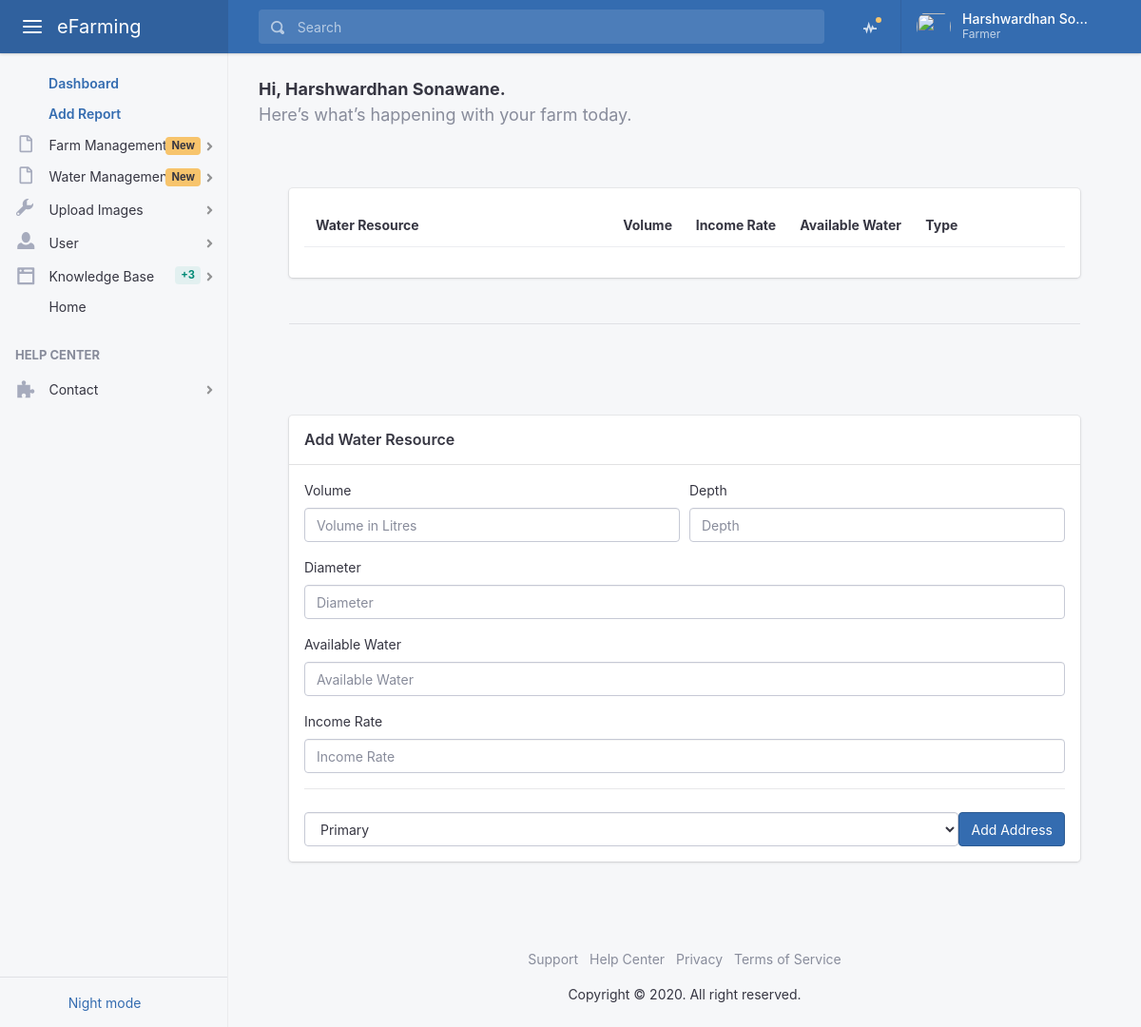
The app's page /user/add/water/resource/ (signed in), older data.
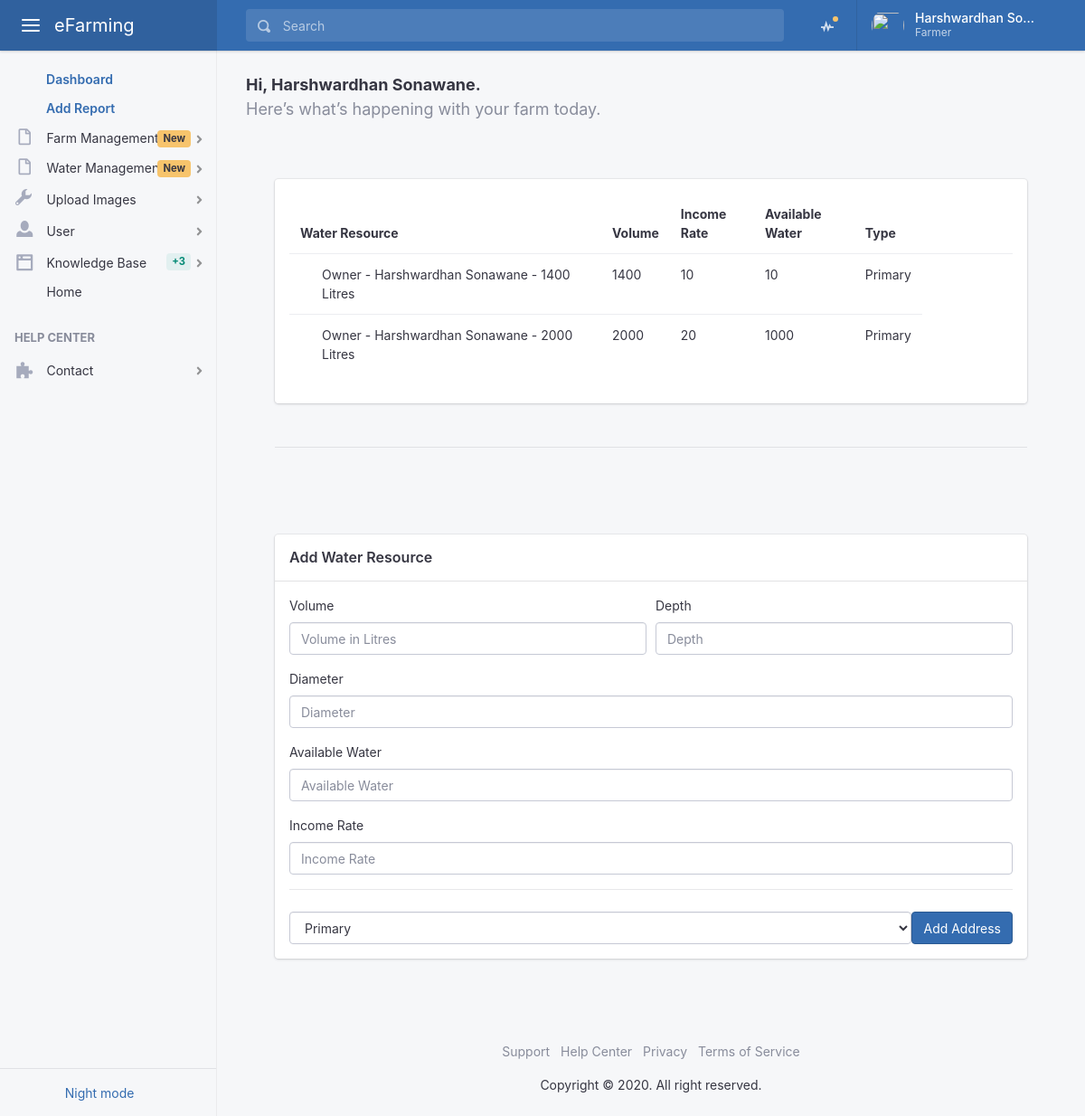
The same page, newer data.
### farm/models.py (models this page shows)
class WaterResource(models.Model):
    PRIMARY = 1
    SECONDARY = 2
    TYPE_CHOICES = (
        (PRIMARY, 'Primary'),
        (SECONDARY, 'Secondary'),
    )
    owner           = models.ForeignKey(User, on_delete=models.CASCADE)
    volume          = models.IntegerField() #in liters
    depth           = models.IntegerField() #in feets
    diameter        = models.IntegerField() #in feets
    income_rate     = models.IntegerField() #liter per minute
    available_water = models.IntegerField() #in liter
    type            = models.PositiveSmallIntegerField(choices=TYPE_CHOICES, default=1)
    is_active       = models.BooleanField(default=False)
    created         = models.DateTimeField(auto_now_add=True)
    updated         = models.DateTimeField(auto_now=True)
    def __str__(self):
        return 'Owner - ' + str(self.owner.first_name) + ' ' + str(self.owner.last_name) + ' - ' + str(self.volume) + ' Litres'

### user/views.py (the view)
# urls.py: path('add/water/resource/', views.add_water_resource, name='add_water_resource'),
@login_required
def add_water_resource(request):
    template = 'site/dashboard/add_water_resource.html'
    if request.method == 'POST':
                form = AddWaterResourceForm(request.POST or None, request.FILES or None)
                if form.is_valid():
                        post = form.save(commit=False)
                        post.owner = request.user
                        post.save()
                        messages.success(request, "Your farm has been created")
                        return redirect('user_home')
    else:
        objects = WaterResource.objects.filter(owner=request.user)
        form = AddWaterResourceForm()
    context = {
        'form': form,
        'objects':objects,
    }
    return render(request, template, context)

### user/forms.py
class AddWaterResourceForm(forms.ModelForm):
    class Meta:
        model = WaterResource
        fields = ['volume', 'depth', 'diameter','income_rate', 'available_water','type']
        widgets = {
            "volume": forms.TextInput(attrs={'placeholder': 'Volume in Litres', 'class': 'form-control', 'required': 'required'}),
            "depth": forms.TextInput(attrs={'placeholder': 'Depth', 'class': 'form-control', 'required': 'required'}),
            "diameter": forms.TextInput(attrs={'placeholder': 'Diameter', 'class': 'form-control', 'required': 'required'}),
            "income_rate": forms.TextInput(attrs={'placeholder': 'Income Rate', 'class': 'form-control', 'required': 'required'}),
            "available_water": forms.TextInput(attrs={'placeholder': 'Available Water', 'class': 'form-control', 'required': 'required'}),
            "type": forms.Select(attrs={'placeholder': 'Select Type', 'class': 'form-control', 'required': 'required'}),
            }

### templates/site/dashboard/add_water_resource.html (shortened to what the changed rows need)
{% extends 'site/base.html' %}
{% load static %}
{% block content %}
  <main class="app-main">
    <div class="wrapper">
      <div class="page">
        <div class="page-inner">
          <div class="page-inner">
            <div class="page-section">
              <div class="card card-fluid">
                <div class="card-body">
                  <table id="myTable" class="table">
                    <thead>
                      <tr>
                        <th colspan="2" style="min-width: 320px;">
                          Water Resource
                        </th>
                        <th> Volume </th>
                        <th> Income Rate </th>
                        <th> Available Water </th>
                        <th> Type </th>
                        <th style="width:100px; min-width:100px;"> &nbsp; </th>
                      </tr>
                    </thead>
                    <tbody>
                      {% for obj in objects %}
                      <tr>
                        <td></td>
                        <td>{{ obj }}</td>
                        <td>{{ obj.volume }}</td>
                        <td>{{ obj.income_rate }}</td>
                        <td>{{ obj.available_water }}</td>
                        <td>{{ obj.get_type_display }}</td>
                      </tr>
                      {% endfor %}
                    </tbody>
                  </table>
                </div>
              </div>
            </div>
          </div>
        </div>
      </div>
    </div>
  </main>
{% endblock %}

Row changes from the older to the newer data that the page shows:
added WaterResource: owner+volume "Owner - Harshwardhan Sonawane - 1400 Litres", volume "1400", income_rate "10", available_water "10", type "Primary"
added WaterResource: owner+volume "Owner - Harshwardhan Sonawane - 2000 Litres", volume "2000", income_rate "20", available_water "1000", type "Primary"
